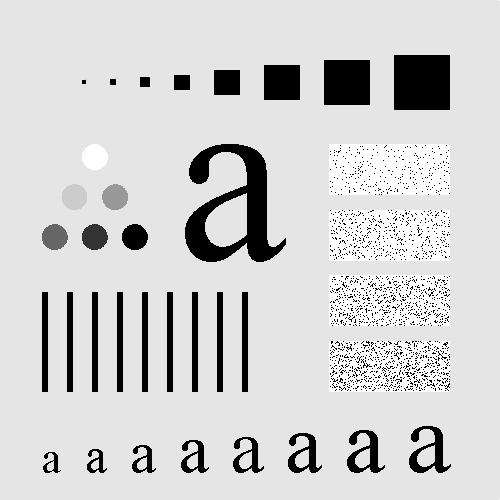
#> input picture Ex4/Immagini/test.jpg, 500 x 500 px, found by its file name
$ python dft_linguaggio_lineare_2.py
#> lines starting #> are read from the running program, lines starting #| are printed output that depends on the picture
### Librerie/MyLibrary.py
#!/usr/bin/env python3
# -*- coding: utf-8 -*-
"""
Created on Tue Apr 23 17:28:44 2024

@author: luketto
"""

import numpy as np              # importa Numpy
import matplotlib.pyplot as plt # importa Matplotlib
import scipy.ndimage as ndi     # importa Scipy per le immagini
import skimage.io as io         # importa il modulo Input/Output di SK-Imagex
import skimage.exposure as ex
from skimage.feature import local_binary_pattern

def leggiJPG(nomefile):
#> called with nomefile = 'test.jpg'
    x = np.float64(io.imread(nomefile))
#> x: shape (500, 500) float64; min 0, max 255, mean 207.4
    #plt.figure()
    #plt.imshow(x, clim = None, cmap = "gray")
    return x

# [6 lines left out: function leggiRAW, not called in this run]

def showImage(immagine, descrizione):
    plt.figure()
    plt.imshow(immagine, clim=None, cmap="gray")
    plt.title(descrizione)

# [72 lines left out: functions showTwoImages, show_three_images, show_histogram, extract_feature, glob_equaliz, loc_equaliz and 3 more, not called in this run]

def rgb2cmy(x):
    y = 1.0 - x
    return y

# [102 lines left out: functions rgb2cmyk, fourier_transform, graph, gaussLPF, rgb_to_hsi, hsi_to_rgb, not called in this run]


# [9 lines of commented-out code are left out]

### Ex4/Script/dft_linguaggio_lineare_2.py
#!/usr/bin/env python3
# -*- coding: utf-8 -*-
"""

"""
import sys
sys.path.append('/Users/luketto/Desktop/II Semestre IV Anno/ESM/Esercizi/Librerie')
import MyLibrary as ml
import bitop as bit
import numpy as np              # importa Numpy
import matplotlib.pyplot as plt # importa Matplotlib
import scipy.ndimage as ndi     # importa Scipy per le immagini
import skimage.io as io         # importa il modulo Input/Output di SK-Imagex
import skimage.exposure as ex
import skimage.color as col
import scipy.ndimage as ndi

k = 20
x = ml.leggiJPG("test.jpg")
h = np.array([[1,0,-1],[2,0,-2],[1,0,-1]], dtype=np.float64)    # filtro di sobel
#h = np.ones((k,k))/(k^2)

M,N = x.shape
#> M = 500; N = 500
A,B = h.shape
P = M + A -1
#> P = 502
Q = N + B -1
#> Q = 502
X = np.fft.fft2(x, (P,Q))
H = np.fft.fft2(h, (P,Q))
Y=H*X
y = np.real(np.fft.ifft2(Y))    # l'antitrasformata dovrebbe essere puramente reale, ma errori dovuti
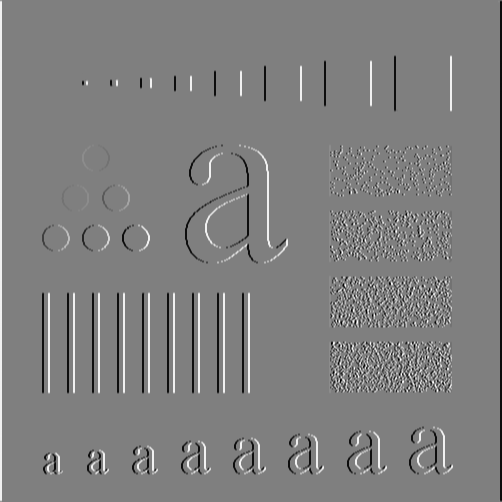
#> y: shape (502, 502) float64; min -1020, max 1020, mean 0; drawn with min black and max white
                                # alla precisione comportano che l'antitrasformata abbia una piccola parte
                                # immaginaria
ml.showImage(y, "ciao")
